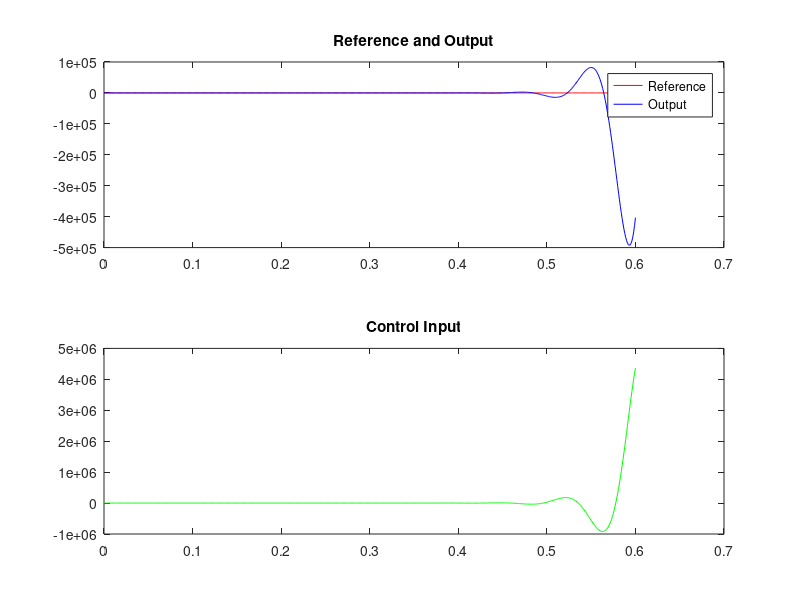

Source code (MATLAB):
% https://uk.mathworks.com/matlabcentral/answers/59641-implementation-of-iterative-learning-control-in-matlab-simulink
close all
clear all
clc
Ts = 0.001
% Define the numerator and denominator of the systems and Tranfer Function
plant_num = [8.331499999999999e-04 -0.002411635990000 0.001646764298800 0.001386774757085 -0.002226794738657 7.735179924151595e-04 ];
plant_den =  [1 -5.7154 13.723534400000000 -17.734220581599999 13.016931722320001  -5.148338416112000 0.857492875392000];
plant_tf = tf(plant_num,plant_den,Ts);

% Define the numerator and denominator of the Feedback controller and Tranfer Function
feedback_num = [12.33590000000000 -35.651984590000005 34.340092218032005  -11.023646014692989];
feedback_den = [1    -2.832900000000000    2.672854940000000    -0.839948725176000];
fback_tf = tf(feedback_num,feedback_den,Ts);


% Get state space values for ILC
[Ad, Bd, Cd, Dd] = ssdata(plant_tf);
[Af, Bf, Cf, Df] = ssdata(fback_tf);
% Initial condition x0, time range t - assume 1 second, pure time delay n0, relative
% degree r, and matrix size N
x0 = 0;
t = 0:Ts:0.6;
n0 = 0;
r = 1;
N = length(t);
% Define input vector U and reference J - Refernce = input for this example
% Rj = [0*ones(1,(N-1)/5) 1*ones(1,(N-1)/5) 1*ones(1,(N-1)/5) 1*ones(1,(N-1)/5) 0*ones(1,(N-1)/5+1)]';

Rj = zeros(size(t))';
Rj(t < 0.3) = 0;
Rj((t >= 0.3) & (t < 0.4)) = linspace(0, 1, sum((t >= 0.3) & (t < 0.4)));
Rj(t >= 0.4) = 1;

% ILC parameters
gamma = 0.1; % learning rate
max_iterations = 100; % maximum number of iterations

% Initialize variables
u_ilc = zeros(N, 1); % control input
x_state = x0; % state initialization

% ILC iteration
for k = 1:max_iterations
    % Calculate error at each iteration
    e = Rj - lsim(plant_tf, u_ilc, t);

    % Update control input using ILC
    u_ilc = u_ilc + gamma * lsim(fback_tf, e, t);

    % Simulate the plant with the updated control input
    y_ilc = lsim(plant_tf, u_ilc, t);

    % Update the state of the plant
    x_state = Ad * x_state + Bd * u_ilc(1) + Bd * n0 * Rj(1) - Bd * n0 * y_ilc(1);
end

% Plot the results
figure;
subplot(2,1,1);
plot(t, Rj, 'r', t, y_ilc, 'b');
title('Reference and Output');
legend('Reference', 'Output');

subplot(2,1,2);
plot(t, u_ilc, 'g');
title('Control Input');

